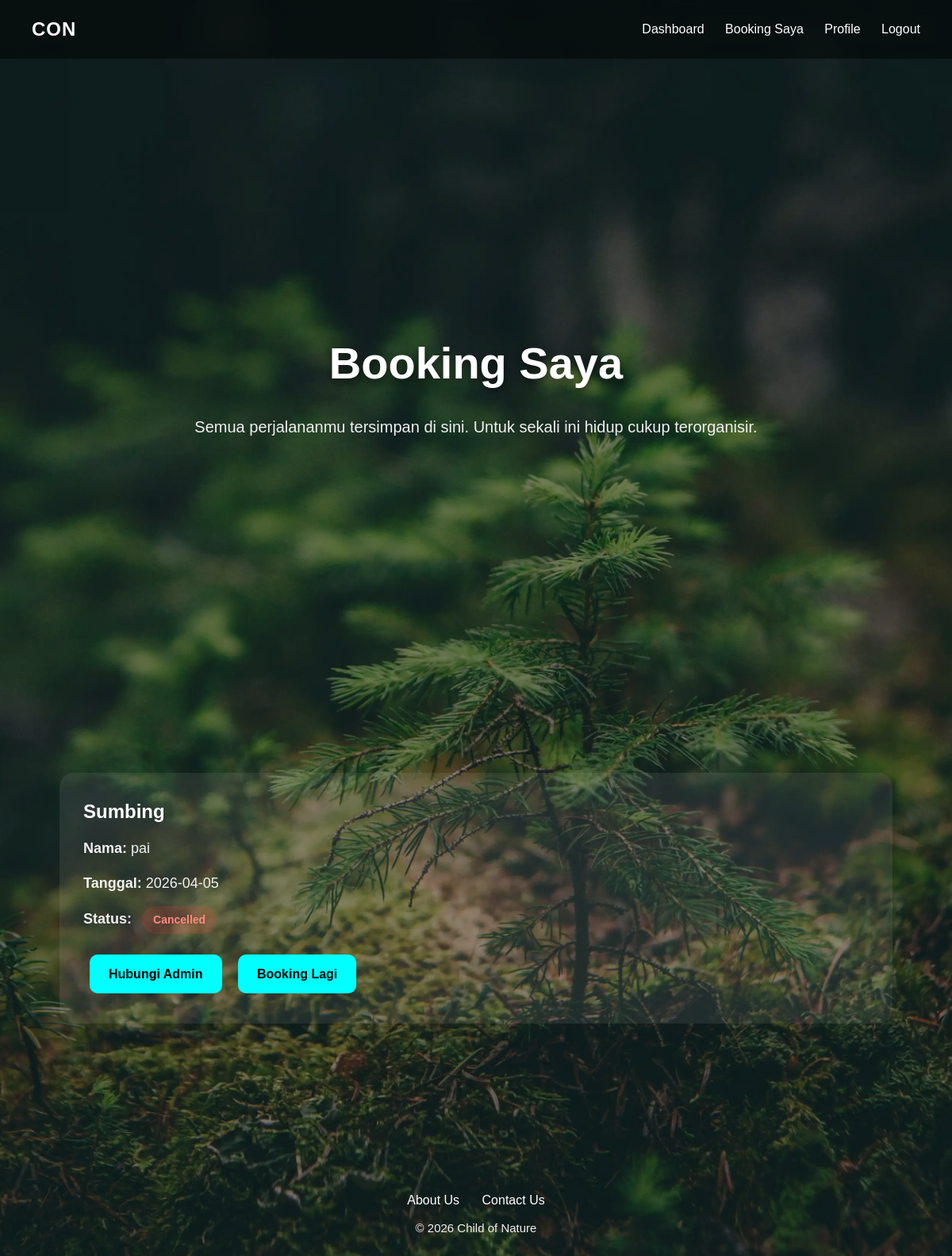
/my-bookings (signed in), run on the app's committed database.
### tables this page shows
CREATE TABLE bookings (
    id INTEGER PRIMARY KEY AUTOINCREMENT,
    username TEXT,
    trip_name TEXT,
    full_name TEXT,
    phone TEXT,
    people INTEGER,
    trip_date TEXT,
    note TEXT,
    status TEXT
);

### app.py (the view)
@app.route("/my-bookings")
def my_bookings():
    if "user" not in session:
        return redirect("/login")
    conn = sqlite3.connect("database.db")
    cur = conn.cursor()
    cur.execute("""
    SELECT trip_name, full_name, trip_date, status
    FROM bookings
    WHERE username=?
    ORDER BY id DESC
    """, (session["user"],))
    data = cur.fetchall()
    conn.close()
    return render_template("my_bookings.html", data=data)

### templates/my_bookings.html (shortened to what this page needs)
{% extends "base.html" %}
{% block content %}
<section class="hero">
    <h1>Booking Saya</h1>
    <p>
        Semua perjalananmu tersimpan di sini.
        Untuk sekali ini hidup cukup terorganisir.
    </p>
</section>
<section class="container">
{% if data %}
<div class="services">
{% for item in data %}
<div class="card service-card">
    <h2>{{ item[0] }}</h2>
    <p><strong>Nama:</strong> {{ item[1] }}</p>
    <p><strong>Tanggal:</strong> {{ item[2] }}</p>
    <p>
        <strong>Status:</strong>
        {% if item[3] == "Pending" %}
            <span class="status pending">Pending</span>
        {% elif item[3] == "Confirmed" %}
            <span class="status confirmed">Confirmed</span>
        {% elif item[3] == "Completed" %}
            <span class="status done">Completed</span>
        {% else %}
            <span class="status cancel">{{ item[3] }}</span>
        {% endif %}
    </p>
    <div class="hero-buttons">
        <a href="https://wa.me/6281234567890" target="_blank" class="btn">
            Hubungi Admin
        </a>
        <a href="/packages" class="btn">
            Booking Lagi
        </a>
    </div>
</div>
{% endfor %}
</div>
{% endif %}
</section>
{% endblock %}

### static/style.css (style rules this page uses)
* { margin: 0; padding: 0; box-sizing: border-box; }
html { scroll-behavior: smooth; }
body { font-family: Arial, sans-serif; color: white; background-color: #111; line-height: 1.6; }
body::before { content: ""; position: fixed; inset: 0; background-image: url("bg.webp"); background-size: cover; background-position: center; background-repeat: no-repeat; z-index: -2; }
body::after { content: ""; position: fixed; inset: 0; background: rgba(0,0,0,0.42); z-index: -1; }
.container { max-width: 1150px; margin: auto; padding: 60px 25px; }
.hero { min-height: 90vh; display: flex; flex-direction: column; justify-content: center; text-align: center; padding: 70px 20px; animation: fadeUp 1s ease; }
.hero h1 { font-size: 56px; margin-bottom: 20px; text-shadow: 0 4px 10px rgba(0,0,0,0.5); }
.hero p { font-size: 20px; max-width: 760px; margin: 0 auto 22px; color: #f0f0f0; }
.hero-buttons .btn { margin: 8px; }
h1 { font-size: 42px; margin-bottom: 18px; }
h2 { margin-bottom: 12px; }
p { font-size: 18px; color: #f1f1f1; }
.card { padding: 30px; border-radius: 18px; background: rgba(255,255,255,0.08); backdrop-filter: blur(10px); margin-top: 25px; }
.btn { display: inline-block; padding: 12px 24px; margin-top: 12px; border-radius: 10px; background: cyan; color: black; text-decoration: none; font-weight: bold; border: none; cursor: pointer; transition: 0.3s; }
.services { display: grid; grid-template-columns: repeat(auto-fit, minmax(260px,1fr)); gap: 25px; margin-top: 35px; }
.service-card { transition: 0.3s; }
.service-card h2 { font-size: 24px; }
.service-card p { margin-bottom: 15px; }
.status { display: inline-block; padding: 6px 14px; border-radius: 30px; font-size: 14px; font-weight: bold; margin-left: 8px; }
.status.cancel { background: rgba(244, 67, 54, 0.18); color: #ff8a80; }
.service-card .hero-buttons { margin-top: 18px; }
.service-card .hero-buttons .btn { margin-right: 8px; margin-bottom: 8px; }

### data on the page
bookings: trip_name "Sumbing", full_name "pai", trip_date "2026-04-05", status "Cancelled"
